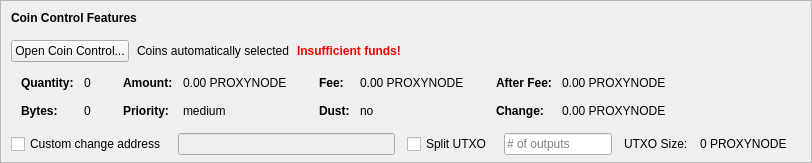
    <widget class="QFrame" name="frameCoinControl">
     <property name="sizePolicy">
      <sizepolicy hsizetype="Expanding" vsizetype="Expanding">
       <horstretch>0</horstretch>
       <verstretch>0</verstretch>
      </sizepolicy>
     </property>
     <property name="maximumSize">
      <size>
       <width>16777215</width>
       <height>16777215</height>
      </size>
     </property>
     <property name="frameShape">
      <enum>QFrame::StyledPanel</enum>
     </property>
     <property name="frameShadow">
      <enum>QFrame::Sunken</enum>
     </property>
     <layout class="QVBoxLayout" name="verticalLayoutCoinControl2">
      <property name="spacing">
       <number>0</number>
      </property>
      <property name="leftMargin">
       <number>0</number>
      </property>
      <property name="topMargin">
       <number>0</number>
      </property>
      <property name="rightMargin">
       <number>0</number>
      </property>
      <property name="bottomMargin">
       <number>6</number>
      </property>
      <item>
       <layout class="QVBoxLayout" name="verticalLayoutCoinControl" stretch="0,0,0,0,1">
        <property name="spacing">
         <number>0</number>
        </property>
        <property name="leftMargin">
         <number>10</number>
        </property>
        <property name="topMargin">
         <number>10</number>
        </property>
        <item>
         <layout class="QHBoxLayout" name="horizontalLayoutCoinControl1">
          <property name="bottomMargin">
           <number>15</number>
          </property>
          <item>
           <widget class="QLabel" name="labelCoinControlFeatures">
            <property name="sizePolicy">
             <sizepolicy hsizetype="Preferred" vsizetype="Maximum">
              <horstretch>0</horstretch>
              <verstretch>0</verstretch>
             </sizepolicy>
            </property>
            <property name="font">
             <font>
              <weight>75</weight>
              <bold>true</bold>
             </font>
            </property>
            <property name="styleSheet">
             <string notr="true">font-weight:bold;</string>
            </property>
            <property name="text">
             <string>Coin Control Features</string>
            </property>
           </widget>
          </item>
         </layout>
        </item>
        <item>
         <layout class="QHBoxLayout" name="horizontalLayoutCoinControl2" stretch="0,0,0,0">
          <property name="spacing">
           <number>8</number>
          </property>
          <property name="bottomMargin">
           <number>10</number>
          </property>
          <item>
           <widget class="QPushButton" name="pushButtonCoinControl">
            <property name="styleSheet">
             <string notr="true"/>
            </property>
            <property name="text">
             <string>Open Coin Control...</string>
            </property>
            <property name="autoDefault">
             <bool>false</bool>
            </property>
           </widget>
          </item>
          <item>
           <widget class="QLabel" name="labelCoinControlAutomaticallySelected">
            <property name="text">
             <string>Coins automatically selected</string>
            </property>
            <property name="margin">
             <number>5</number>
            </property>
           </widget>
          </item>
          <item>
           <widget class="QLabel" name="labelCoinControlInsuffFunds">
            <property name="font">
             <font>
              <weight>75</weight>
              <bold>true</bold>
             </font>
            </property>
            <property name="styleSheet">
             <string notr="true">color:red;font-weight:bold;</string>
            </property>
            <property name="text">
             <string>Insufficient funds!</string>
            </property>
            <property name="margin">
             <number>5</number>
            </property>
           </widget>
          </item>
          <item>
           <spacer name="horizontalSpacerCoinControl">
            <property name="orientation">
             <enum>Qt::Horizontal</enum>
            </property>
            <property name="sizeHint" stdset="0">
             <size>
              <width>40</width>
              <height>1</height>
             </size>
            </property>
           </spacer>
          </item>
         </layout>
        </item>
        <item>
         <widget class="QWidget" name="widgetCoinControl" native="true">
          <property name="sizePolicy">
           <sizepolicy hsizetype="Preferred" vsizetype="Preferred">
            <horstretch>0</horstretch>
            <verstretch>0</verstretch>
           </sizepolicy>
          </property>
          <property name="minimumSize">
           <size>
            <width>0</width>
            <height>0</height>
           </size>
          </property>
          <property name="styleSheet">
           <string notr="true"/>
          </property>
          <layout class="QHBoxLayout" name="horizontalLayoutCoinControl5">
           <property name="leftMargin">
            <number>0</number>
           </property>
           <property name="topMargin">
            <number>0</number>
           </property>
           <property name="rightMargin">
            <number>0</number>
           </property>
           <property name="bottomMargin">
            <number>0</number>
           </property>
           <item>
            <layout class="QHBoxLayout" name="horizontalLayoutCoinControl3" stretch="0,0,0,1">
             <property name="spacing">
              <number>20</number>
             </property>
             <property name="topMargin">
              <number>0</number>
             </property>
             <property name="bottomMargin">
              <number>10</number>
             </property>
             <item>
              <layout class="QFormLayout" name="formLayoutCoinControl1">
               <property name="horizontalSpacing">
                <number>10</number>
               </property>
               <property name="verticalSpacing">
                <number>14</number>
               </property>
               <property name="leftMargin">
                <number>10</number>
               </property>
               <property name="topMargin">
                <number>4</number>
               </property>
               <property name="rightMargin">
                <number>6</number>
               </property>
               <item row="0" column="0">
                <widget class="QLabel" name="labelCoinControlQuantityText">
                 <property name="font">
                  <font>
                   <weight>75</weight>
                   <bold>true</bold>
                  </font>
                 </property>
                 <property name="text">
                  <string>Quantity:</string>
                 </property>
                 <property name="margin">
                  <number>0</number>
                 </property>
                </widget>
               </item>
               <item row="0" column="1">
                <widget class="QLabel" name="labelCoinControlQuantity">
                 <property name="cursor">
                  <cursorShape>IBeamCursor</cursorShape>
                 </property>
                 <property name="contextMenuPolicy">
                  <enum>Qt::ActionsContextMenu</enum>
                 </property>
                 <property name="text">
                  <string notr="true">0</string>
                 </property>
                 <property name="margin">
                  <number>0</number>
                 </property>
                 <property name="textInteractionFlags">
                  <set>Qt::LinksAccessibleByMouse|Qt::TextSelectableByKeyboard|Qt::TextSelectableByMouse</set>
                 </property>
                </widget>
               </item>
               <item row="1" column="0">
                <widget class="QLabel" name="labelCoinControlBytesText">
                 <property name="font">
                  <font>
                   <weight>75</weight>
                   <bold>true</bold>
                  </font>
                 </property>
                 <property name="text">
                  <string>Bytes:</string>
                 </property>
                </widget>
               </item>
               <item row="1" column="1">
                <widget class="QLabel" name="labelCoinControlBytes">
                 <property name="cursor">
                  <cursorShape>IBeamCursor</cursorShape>
                 </property>
                 <property name="contextMenuPolicy">
                  <enum>Qt::ActionsContextMenu</enum>
                 </property>
                 <property name="text">
                  <string notr="true">0</string>
                 </property>
                 <property name="textInteractionFlags">
                  <set>Qt::LinksAccessibleByMouse|Qt::TextSelectableByKeyboard|Qt::TextSelectableByMouse</set>
                 </property>
                </widget>
               </item>
              </layout>
             </item>
             <item>
              <layout class="QFormLayout" name="formLayoutCoinControl2">
               <property name="horizontalSpacing">
                <number>10</number>
               </property>
               <property name="verticalSpacing">
                <number>14</number>
               </property>
               <property name="leftMargin">
                <number>6</number>
               </property>
               <property name="topMargin">
                <number>4</number>
               </property>
               <property name="rightMargin">
                <number>6</number>
               </property>
               <item row="0" column="0">
                <widget class="QLabel" name="labelCoinControlAmountText">
                 <property name="font">
                  <font>
                   <weight>75</weight>
                   <bold>true</bold>
                  </font>
                 </property>
                 <property name="text">
                  <string>Amount:</string>
                 </property>
                 <property name="margin">
                  <number>0</number>
                 </property>
                </widget>
               </item>
               <item row="0" column="1">
                <widget class="QLabel" name="labelCoinControlAmount">
                 <property name="cursor">
                  <cursorShape>IBeamCursor</cursorShape>
                 </property>
                 <property name="contextMenuPolicy">
                  <enum>Qt::ActionsContextMenu</enum>
                 </property>
                 <property name="text">
                  <string notr="true">0.00 PROXYNODE</string>
                 </property>
                 <property name="textInteractionFlags">
                  <set>Qt::LinksAccessibleByMouse|Qt::TextSelectableByKeyboard|Qt::TextSelectableByMouse</set>
                 </property>
                </widget>
               </item>
               <item row="1" column="0">
                <widget class="QLabel" name="labelCoinControlPriorityText">
                 <property name="font">
                  <font>
                   <weight>75</weight>
                   <bold>true</bold>
                  </font>
                 </property>
                 <property name="text">
                  <string>Priority:</string>
                 </property>
                </widget>
               </item>
               <item row="1" column="1">
                <widget class="QLabel" name="labelCoinControlPriority">
                 <property name="cursor">
                  <cursorShape>IBeamCursor</cursorShape>
                 </property>
                 <property name="contextMenuPolicy">
                  <enum>Qt::ActionsContextMenu</enum>
                 </property>
                 <property name="text">
                  <string>medium</string>
                 </property>
                 <property name="textInteractionFlags">
                  <set>Qt::LinksAccessibleByMouse|Qt::TextSelectableByKeyboard|Qt::TextSelectableByMouse</set>
                 </property>
                </widget>
               </item>
              </layout>
             </item>
             <item>
              <layout class="QFormLayout" name="formLayoutCoinControl3">
               <property name="horizontalSpacing">
                <number>10</number>
               </property>
               <property name="verticalSpacing">
                <number>14</number>
               </property>
               <property name="leftMargin">
                <number>6</number>
               </property>
               <property name="topMargin">
                <number>4</number>
               </property>
               <property name="rightMargin">
                <number>6</number>
               </property>
               <item row="0" column="0">
                <widget class="QLabel" name="labelCoinControlFeeText">
                 <property name="font">
                  <font>
                   <weight>75</weight>
                   <bold>true</bold>
                  </font>
                 </property>
                 <property name="text">
                  <string>Fee:</string>
                 </property>
                 <property name="margin">
                  <number>0</number>
                 </property>
                </widget>
               </item>
               <item row="0" column="1">
                <widget class="QLabel" name="labelCoinControlFee">
                 <property name="cursor">
                  <cursorShape>IBeamCursor</cursorShape>
                 </property>
                 <property name="contextMenuPolicy">
                  <enum>Qt::ActionsContextMenu</enum>
                 </property>
                 <property name="text">
                  <string notr="true">0.00 PROXYNODE</string>
                 </property>
                 <property name="textInteractionFlags">
                  <set>Qt::LinksAccessibleByMouse|Qt::TextSelectableByKeyboard|Qt::TextSelectableByMouse</set>
                 </property>
                </widget>
               </item>
               <item row="1" column="0">
                <widget class="QLabel" name="labelCoinControlLowOutputText">
                 <property name="font">
                  <font>
                   <weight>75</weight>
                   <bold>true</bold>
                  </font>
                 </property>
                 <property name="text">
                  <string>Dust:</string>
                 </property>
                </widget>
               </item>
               <item row="1" column="1">
                <widget class="QLabel" name="labelCoinControlLowOutput">
                 <property name="cursor">
                  <cursorShape>IBeamCursor</cursorShape>
                 </property>
                 <property name="contextMenuPolicy">
                  <enum>Qt::ActionsContextMenu</enum>
                 </property>
                 <property name="text">
                  <string>no</string>
                 </property>
                 <property name="textInteractionFlags">
                  <set>Qt::LinksAccessibleByMouse|Qt::TextSelectableByKeyboard|Qt::TextSelectableByMouse</set>
                 </property>
                </widget>
               </item>
              </layout>
             </item>
             <item>
              <layout class="QFormLayout" name="formLayoutCoinControl4">
               <property name="horizontalSpacing">
                <number>10</number>
               </property>
               <property name="verticalSpacing">
                <number>14</number>
               </property>
               <property name="leftMargin">
                <number>6</number>
               </property>
               <property name="topMargin">
                <number>4</number>
               </property>
               <property name="rightMargin">
                <number>6</number>
               </property>
               <item row="0" column="0">
                <widget class="QLabel" name="labelCoinControlAfterFeeText">
                 <property name="font">
                  <font>
                   <weight>75</weight>
                   <bold>true</bold>
                  </font>
                 </property>
                 <property name="text">
                  <string>After Fee:</string>
                 </property>
                 <property name="margin">
                  <number>0</number>
                 </property>
                </widget>
               </item>
               <item row="0" column="1">
                <widget class="QLabel" name="labelCoinControlAfterFee">
                 <property name="cursor">
                  <cursorShape>IBeamCursor</cursorShape>
                 </property>
                 <property name="contextMenuPolicy">
                  <enum>Qt::ActionsContextMenu</enum>
                 </property>
                 <property name="text">
                  <string notr="true">0.00 PROXYNODE</string>
                 </property>
                 <property name="textInteractionFlags">
                  <set>Qt::LinksAccessibleByMouse|Qt::TextSelectableByKeyboard|Qt::TextSelectableByMouse</set>
                 </property>
                </widget>
               </item>
               <item row="1" column="0">
                <widget class="QLabel" name="labelCoinControlChangeText">
                 <property name="font">
                  <font>
                   <weight>75</weight>
                   <bold>true</bold>
                  </font>
                 </property>
                 <property name="text">
                  <string>Change:</string>
                 </property>
                </widget>
               </item>
               <item row="1" column="1">
                <widget class="QLabel" name="labelCoinControlChange">
                 <property name="cursor">
                  <cursorShape>IBeamCursor</cursorShape>
                 </property>
                 <property name="contextMenuPolicy">
                  <enum>Qt::ActionsContextMenu</enum>
                 </property>
                 <property name="text">
                  <string notr="true">0.00 PROXYNODE</string>
                 </property>
                 <property name="textInteractionFlags">
                  <set>Qt::LinksAccessibleByMouse|Qt::TextSelectableByKeyboard|Qt::TextSelectableByMouse</set>
                 </property>
                </widget>
               </item>
              </layout>
             </item>
            </layout>
           </item>
          </layout>
         </widget>
        </item>
        <item>
         <layout class="QHBoxLayout" name="horizontalLayoutCoinControl4" stretch="0,0,0,0,0,0,0">
          <property name="spacing">
           <number>12</number>
          </property>
          <property name="sizeConstraint">
           <enum>QLayout::SetDefaultConstraint</enum>
          </property>
          <property name="topMargin">
           <number>5</number>
          </property>
          <property name="rightMargin">
           <number>5</number>
          </property>
          <item>
           <widget class="QCheckBox" name="checkBoxCoinControlChange">
            <property name="toolTip">
             <string>If this is activated, but the change address is empty or invalid, change will be sent to a newly generated address.</string>
            </property>
            <property name="text">
             <string>Custom change address</string>
            </property>
           </widget>
          </item>
          <item>
           <widget class="QValidatedLineEdit" name="lineEditCoinControlChange">
            <property name="enabled">
             <bool>false</bool>
            </property>
            <property name="sizePolicy">
             <sizepolicy hsizetype="Expanding" vsizetype="Fixed">
              <horstretch>0</horstretch>
              <verstretch>0</verstretch>
             </sizepolicy>
            </property>
           </widget>
          </item>
          <item>
           <widget class="QCheckBox" name="splitBlockCheckBox">
            <property name="text">
             <string>Split UTXO</string>
            </property>
           </widget>
          </item>
          <item>
           <widget class="QLineEdit" name="splitBlockLineEdit">
            <property name="sizePolicy">
             <sizepolicy hsizetype="Fixed" vsizetype="Fixed">
              <horstretch>50</horstretch>
              <verstretch>0</verstretch>
             </sizepolicy>
            </property>
            <property name="placeholderText">
             <string># of outputs</string>
            </property>
           </widget>
          </item>
          <item>
           <widget class="QLabel" name="labelBlockSizeText">
            <property name="text">
             <string>UTXO Size:</string>
            </property>
           </widget>
          </item>
          <item>
           <widget class="QLabel" name="labelBlockSize">
            <property name="text">
             <string>0 PROXYNODE</string>
            </property>
           </widget>
          </item>
          <item>
           <widget class="QLabel" name="labelCoinControlChangeLabel">
            <property name="sizePolicy">
             <sizepolicy hsizetype="Preferred" vsizetype="Expanding">
              <horstretch>0</horstretch>
              <verstretch>0</verstretch>
             </sizepolicy>
            </property>
            <property name="minimumSize">
             <size>
              <width>0</width>
              <height>0</height>
             </size>
            </property>
            <property name="text">
             <string/>
            </property>
            <property name="margin">
             <number>3</number>
            </property>
           </widget>
          </item>
         </layout>
        </item>
        <item>
         <spacer name="verticalSpacerCoinControl">
          <property name="orientation">
           <enum>Qt::Vertical</enum>
          </property>
          <property name="sizeHint" stdset="0">
           <size>
            <width>800</width>
            <height>1</height>
           </size>
          </property>
         </spacer>
        </item>
       </layout>
      </item>
     </layout>
    </widget>
